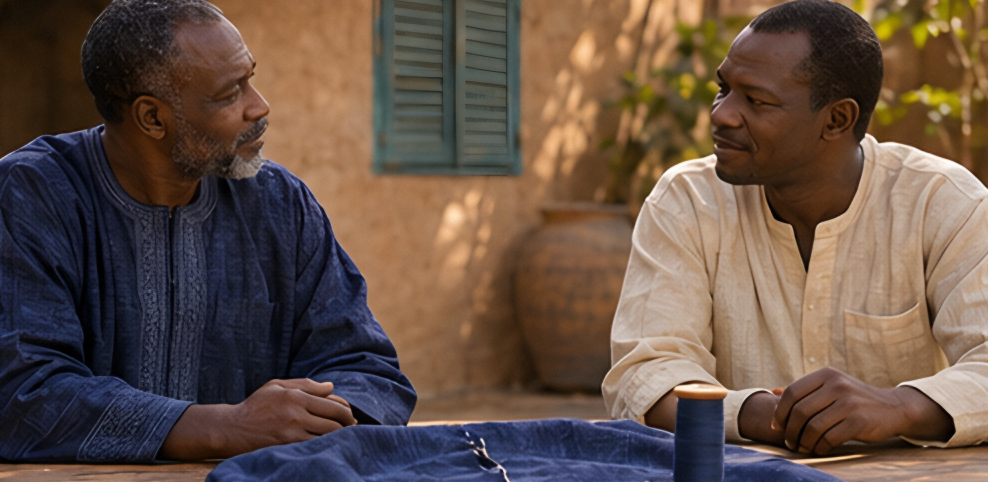
#> input picture Le_fil_de_la_paix/assets/img/v08.jpg, 1976 x 964 px, found by its file name (shown at 1/2 size)
$ python 07_fix_v07_face.py
#> lines starting #> are read from the running program, lines starting #| are printed output that depends on the picture; after the words box and inside, x2 and y2 are one past the last pixel; in counts of white or black regions, pixels touching at a corner belong together
"""Corrige le visage du second homme dans la vignette 07 (arrivee) : sa tete, illisible apres agrandissement,
est remplacee par celle de la vignette 08 (meme personnage, meilleure definition), retournee et raccordee.
Usage : python3 scripts/07_fix_v07_face.py [sx] [x] [y]   -> ecrit assets/img/v07.jpg (original garde dans work/v07_orig.jpg)"""
import cv2, numpy as np, os, sys, shutil
if not os.path.exists('work/v07_orig.jpg'): shutil.copy('assets/img/v07.jpg', 'work/v07_orig.jpg')
A = cv2.imread('work/v07_orig.jpg'); B = cv2.imread('assets/img/v08.jpg')
#> further down, B is the input picture: shape (964, 1976, 3); mean B, G, R 69.5, 80.9, 100.3
S = float(sys.argv[1]) if len(sys.argv) > 1 else 0.42
PX = int(sys.argv[2]) if len(sys.argv) > 2 else 364      # coin haut-gauche du collage dans v07
PY = int(sys.argv[3]) if len(sys.argv) > 3 else 58
# 1) detourage de la tete dans v08
x0, y0, x1, y1 = 1380, 0, 1800, 440
roi = B[y0:y1, x0:x1].copy(); m = np.zeros(roi.shape[:2], np.uint8)
#> after `roi = B[y0:y1, x0:x1].copy()`:
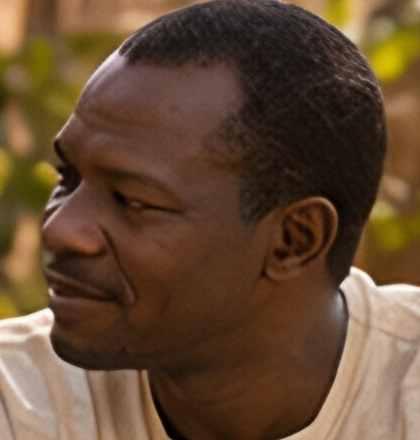
#> roi: shape (440, 420, 3); mean B, G, R 50.8, 74, 99.9
bg, fg = np.zeros((1, 65), np.float64), np.zeros((1, 65), np.float64)
cv2.grabCut(roi, m, (40, 8, 330, 430), bg, fg, 6, cv2.GC_INIT_WITH_RECT)
mask = np.where((m == 1) | (m == 3), 255, 0).astype(np.uint8)
hsv = cv2.cvtColor(roi, cv2.COLOR_BGR2HSV)
#> hsv: shape (440, 420, 3); mean H, S, V 14.6, 136, 99.9
shirt = ((hsv[..., 2] > 150) & (hsv[..., 1] < 95)).astype(np.uint8) * 255      # chemise ecrue : exclue
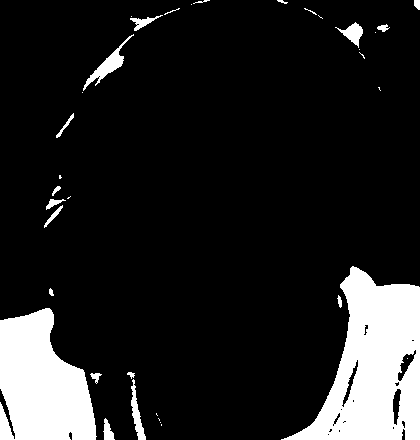
#> shirt: shape (440, 420); 13.4% white; 36 white regions (16 under 20 px), largest, box (x1, y1, x2, y2) and area: (281, 266, 420, 440) 13101, (0, 308, 97, 440) 9361, (83, 34, 134, 91) 565
mask[shirt > 0] = 0
mask = cv2.morphologyEx(mask, cv2.MORPH_OPEN, np.ones((7, 7), np.uint8))
n, lab, st, _ = cv2.connectedComponentsWithStats(mask)
mask = np.where(lab == 1 + np.argmax(st[1:, cv2.CC_STAT_AREA]), 255, 0).astype(np.uint8)
mask = cv2.morphologyEx(mask, cv2.MORPH_CLOSE, np.ones((15, 15), np.uint8))
mask[395:, :] = 0
# 2) miroir + mise a l'echelle
roi, mask = roi[:, ::-1], mask[:, ::-1]
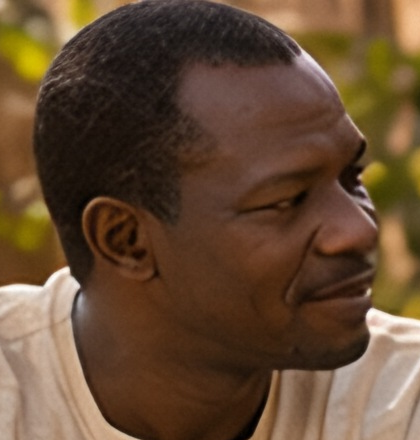
#> roi: shape (440, 420, 3); mean B, G, R 50.8, 74, 99.9
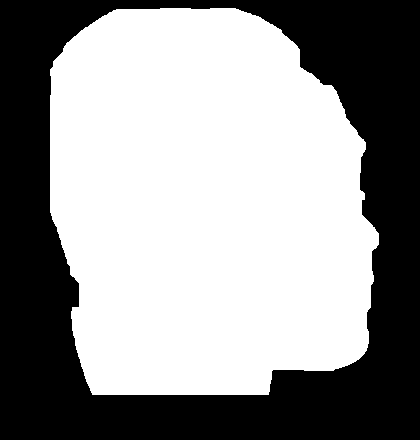
#> mask: shape (440, 420); 58.1% white; 1 black region, box (x1, y1, x2, y2) and area: (0, 0, 420, 440) 77394
w, h = int(roi.shape[1] * S), int(roi.shape[0] * S)
#> w = 176; h = 184
roi = cv2.resize(roi, (w, h), interpolation=cv2.INTER_AREA); mask = cv2.resize(mask, (w, h), interpolation=cv2.INTER_AREA)
# 3) effacer l'ancienne tete : report d'un pan de mur voisin
#> (the run stopped early here; a loop or call above may not have finished)

$ run again, with Le_fil_de_la_paix/assets/img/v01.jpg copied over Le_fil_de_la_paix/assets/img/v08.jpg
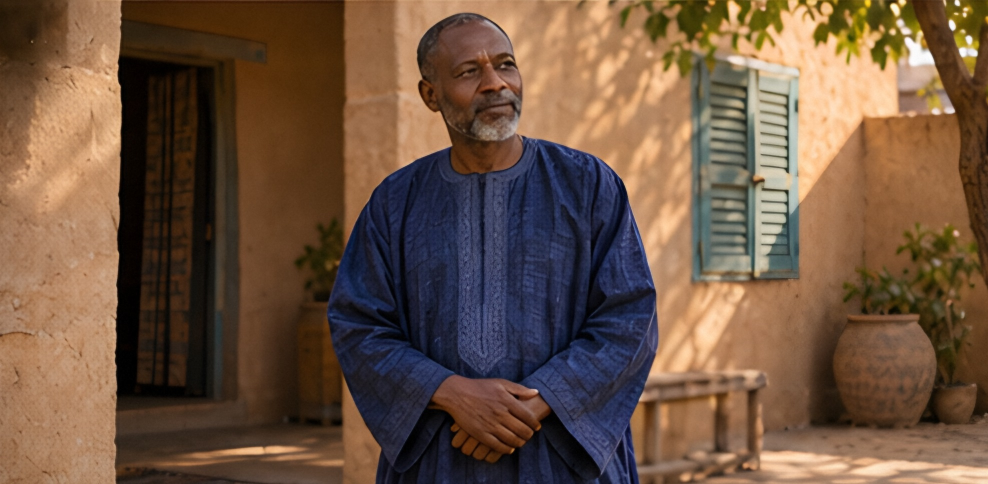
#> input picture Le_fil_de_la_paix/assets/img/v01.jpg, 1976 x 968 px, found by its file name (shown at 1/2 size)
#> B is the input picture: shape (968, 1976, 3); mean B, G, R 65.3, 84.7, 110.6
#> hsv: shape (440, 420, 3); mean H, S, V 23.8, 105.6, 172.2
#> `shirt = ((hsv[..., 2] > 150) & (hsv[..., 1] < 95)).astype(np.uint8) * ..`:
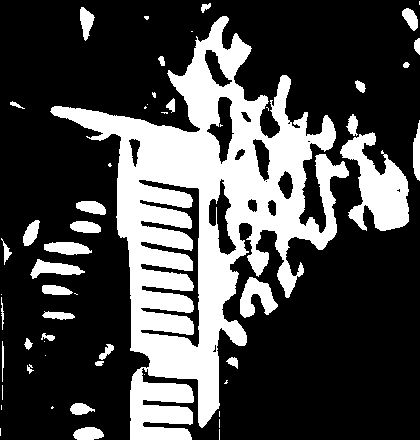
#> shirt: shape (440, 420); 28.6% white; 55 white regions (23 under 20 px), largest, box (x1, y1, x2, y2) and area: (50, 16, 349, 440) 43379, (340, 132, 409, 231) 3574, (240, 277, 278, 318) 874
#> `roi = cv2.resize(roi, (w, h), interpolation=cv2.INTER_AREA)`:
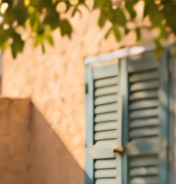
#> roi: shape (184, 176, 3); mean B, G, R 104.2, 144.3, 170.9

$ run again, with Le_fil_de_la_paix/assets/img/v02.jpg copied over Le_fil_de_la_paix/assets/img/v08.jpg
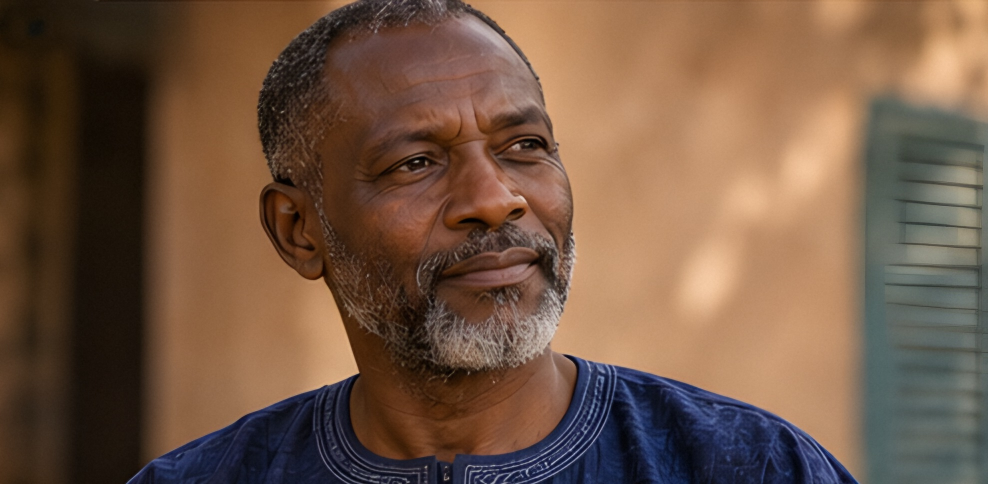
#> input picture Le_fil_de_la_paix/assets/img/v02.jpg, 1976 x 968 px, found by its file name (shown at 1/2 size)
#> B is the input picture: shape (968, 1976, 3); mean B, G, R 68, 87.1, 114.5
#> hsv: shape (440, 420, 3); mean H, S, V 16.7, 110.5, 173.6
#> `shirt = ((hsv[..., 2] > 150) & (hsv[..., 1] < 95)).astype(np.uint8) * ..`:
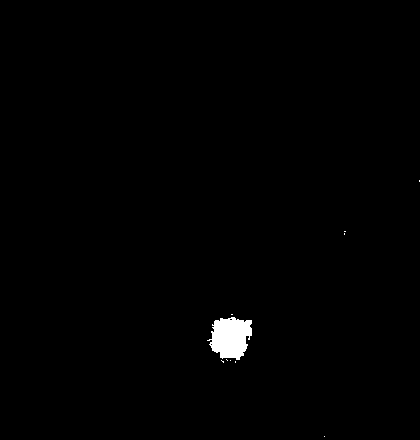
#> shirt: shape (440, 420); 0.75% white; 10 white regions (9 under 20 px), largest, box (x1, y1, x2, y2) and area: (207, 317, 252, 360) 1362
#> `roi, mask = roi[:, ::-1], mask[:, ::-1]`:
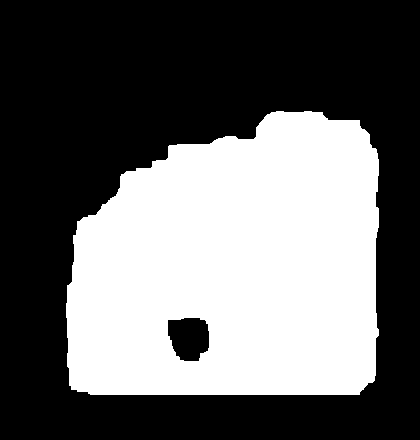
#> mask: shape (440, 420); 40.2% white; 1 white region, box (x1, y1, x2, y2) and area: (66, 111, 379, 395) 74317
